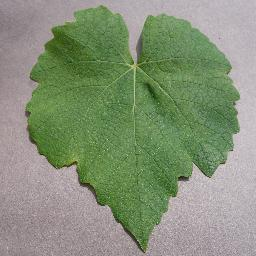
#> input picture Leaf Ditection/healthy4.JPG, 256 x 256 px
$ python Alternate.py
#> lines starting #> are read from the running program, lines starting #| are printed output that depends on the picture; after the words box and inside, x2 and y2 are one past the last pixel; in counts of white or black regions, pixels touching at a corner belong together
import cv2
import numpy as np
import matplotlib.pyplot as plt

# --- Load and resize image ---
img = cv2.imread("healthy4.JPG")
#> img is the input picture: shape (256, 256, 3); mean B, G, R 119.8, 145.6, 133.4
img = cv2.resize(img, (512, 512))
#> img: shape (512, 512, 3)
img_rgb = cv2.cvtColor(img, cv2.COLOR_BGR2RGB)

# --- Convert to HSV and apply Gaussian Blur ---
hsv = cv2.cvtColor(img, cv2.COLOR_BGR2HSV)
#> hsv: shape (512, 512, 3); mean H, S, V 99.4, 61.6, 150.4
hsv_blurred = cv2.GaussianBlur(hsv, (5, 5), 0)
#> hsv_blurred: shape (512, 512, 3); mean H, S, V 99.4, 61.6, 150.4

# --- Background removal using gray mask ---
lower_gray = np.array([0, 0, 50])
upper_gray = np.array([180, 60, 255])
background_mask = cv2.inRange(hsv_blurred, lower_gray, upper_gray)
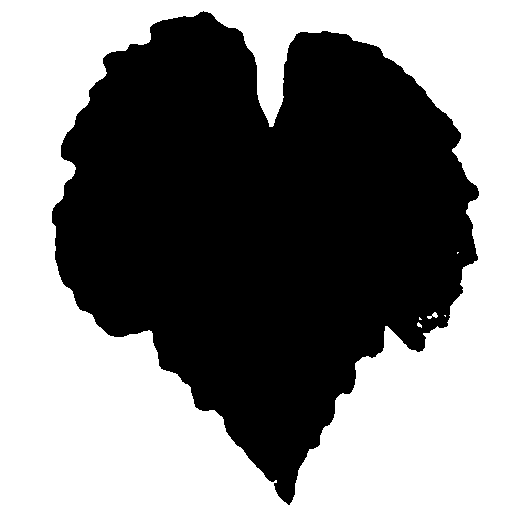
#> background_mask: shape (512, 512); 50.5% white; 1 black region, box (x1, y1, x2, y2) and area: (52, 11, 479, 505) 129734
leaf_mask = cv2.bitwise_not(background_mask)

# --- Morphological cleanup ---
kernel = np.ones((5, 5), np.uint8)
leaf_mask = cv2.morphologyEx(leaf_mask, cv2.MORPH_CLOSE, kernel)
#> leaf_mask: shape (512, 512); 49.5% white; 1 white region, box (x1, y1, x2, y2) and area: (52, 11, 479, 505) 129866
leaf_mask = cv2.morphologyEx(leaf_mask, cv2.MORPH_OPEN, kernel)
#> leaf_mask: shape (512, 512); 49.5% white; 1 white region, box (x1, y1, x2, y2) and area: (52, 12, 479, 503) 129848

# --- Dominant healthy color detection using Mode Hue ---
hue_channel = hsv_blurred[:, :, 0]
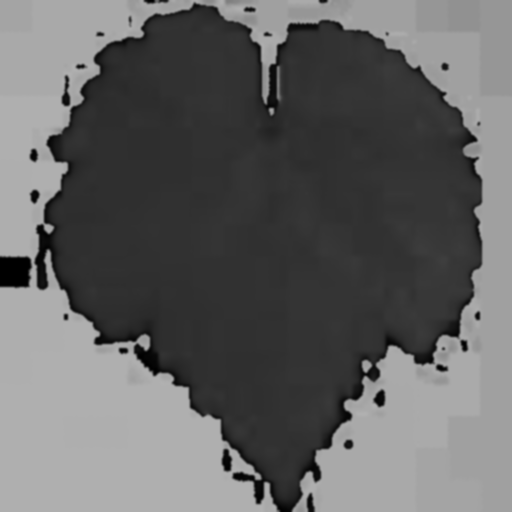
#> hue_channel: shape (512, 512); min 0, max 177, mean 99.4
masked_hue = hue_channel[leaf_mask == 255]
dominant_hue = int(np.bincount(masked_hue).argmax())
#> dominant_hue = 49

# Create dynamic healthy range around dominant hue
lower_dominant = np.array([max(dominant_hue - 10, 0), 40, 40])
#> lower_dominant = [39, 40, 40]
upper_dominant = np.array([min(dominant_hue + 10, 180), 255, 255])
#> upper_dominant = [59, 255, 255]

# --- Healthy mask based on dominant color ---
healthy_mask = cv2.inRange(hsv_blurred, lower_dominant, upper_dominant)
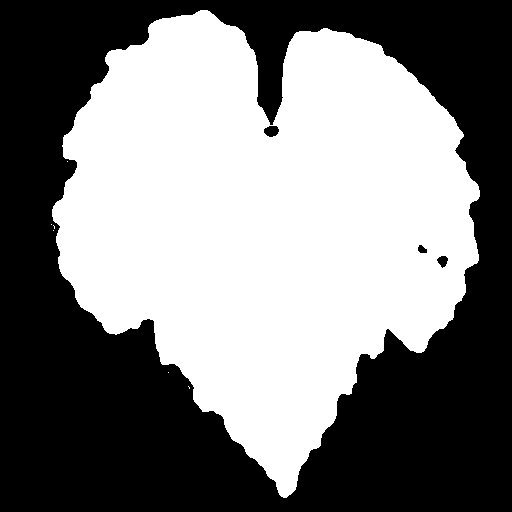
#> healthy_mask: shape (512, 512); 49.7% white; 7 white regions (6 under 20 px), largest, box (x1, y1, x2, y2) and area: (52, 10, 480, 498) 130339
healthy_mask = cv2.bitwise_and(healthy_mask, leaf_mask)
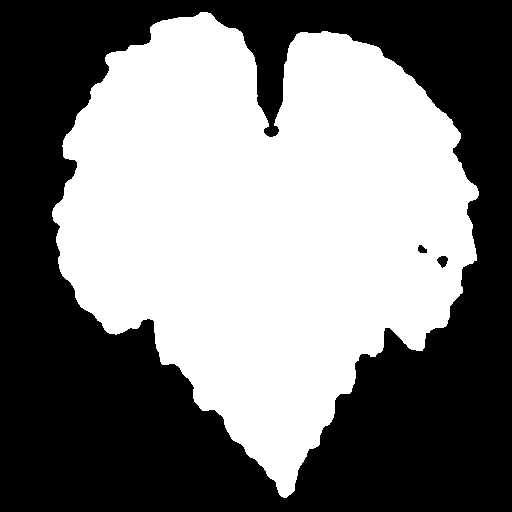
#> healthy_mask: shape (512, 512); 48.9% white; 1 white region, box (x1, y1, x2, y2) and area: (52, 12, 479, 498) 128230
healthy_mask = cv2.morphologyEx(healthy_mask, cv2.MORPH_CLOSE, kernel)
#> healthy_mask: shape (512, 512); 48.9% white; 1 white region, box (x1, y1, x2, y2) and area: (52, 12, 479, 498) 128279

# --- Subtract healthy from leaf to get disease mask ---
disease_mask = cv2.subtract(leaf_mask, healthy_mask)
#> disease_mask: shape (512, 512); 0.6% white; 23 white regions (12 under 20 px), largest, box (x1, y1, x2, y2) and area: (55, 238, 156, 348) 567, (157, 351, 193, 396) 248, (246, 454, 295, 503) 204
disease_mask = cv2.morphologyEx(disease_mask, cv2.MORPH_OPEN, kernel)
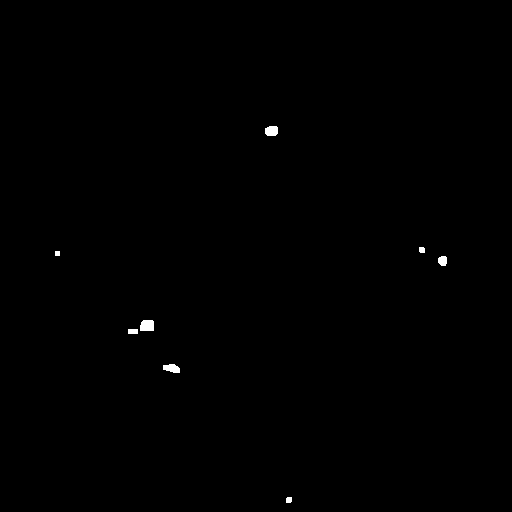
#> disease_mask: shape (512, 512); 0.23% white; 8 white regions

# --- Contour detection for diseased areas ---
contours, _ = cv2.findContours(disease_mask, cv2.RETR_EXTERNAL, cv2.CHAIN_APPROX_SIMPLE)
#> contours = 8 contours, 1 with area under 20; largest, box (x1, y1, x2, y2) and area: (140, 320, 154, 331) 123, (265, 126, 278, 136) 98, (163, 364, 180, 373) 94, (438, 256, 447, 266) 62, (128, 329, 138, 334) 36, (286, 497, 292, 503) 24, (419, 247, 425, 253) 24
contour_img = img_rgb.copy()
cv2.drawContours(contour_img, contours, -1, (255, 0, 0), 3)
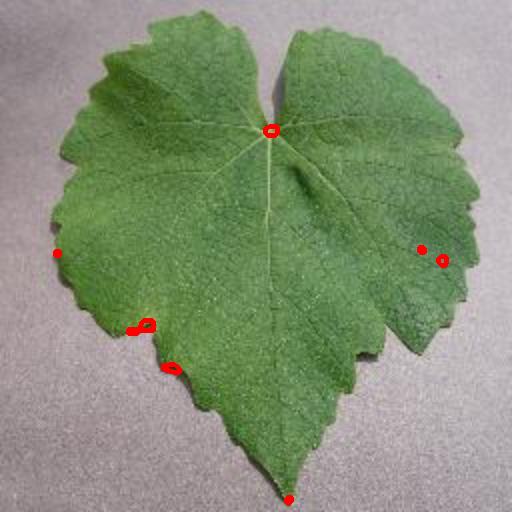
#> contour_img: shape (512, 512, 3); mean R, G, B 133.9, 145.1, 119.5

# --- Area calculations ---
leaf_area = cv2.countNonZero(leaf_mask)
#> leaf_area = 129848
disease_area = cv2.countNonZero(disease_mask)
#> disease_area = 597
healthy_area = cv2.countNonZero(healthy_mask)
#> healthy_area = 128279

disease_percentage = (disease_area / leaf_area) * 100 if leaf_area else 0
#> disease_percentage = 0.46
healthy_percentage = (healthy_area / leaf_area) * 100 if leaf_area else 0
#> healthy_percentage = 98.79

# --- Extracted visualizations ---
leaf_extracted = cv2.bitwise_and(img_rgb, img_rgb, mask=leaf_mask)
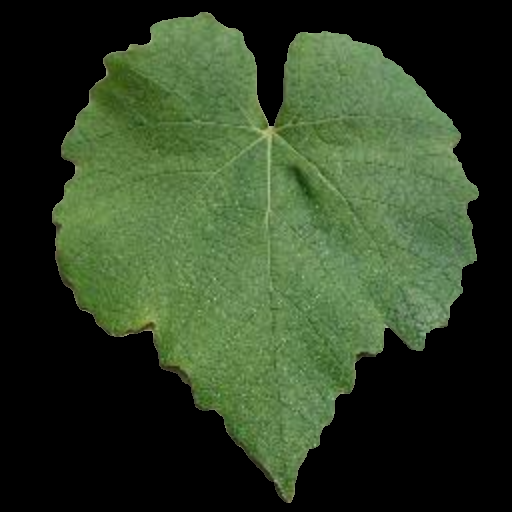
#> leaf_extracted: shape (512, 512, 3); mean R, G, B 47.6, 64.5, 37.8
disease_visual = cv2.bitwise_and(img_rgb, img_rgb, mask=disease_mask)

# --- Plotting without loops ---
plt.figure(figsize=(16, 10))

plt.subplot(3, 3, 1)
plt.title("Original")
plt.imshow(img_rgb)
plt.axis("off")

plt.subplot(3, 3, 2)
plt.title("Background Mask")
plt.imshow(background_mask, cmap='gray')
plt.axis("off")

plt.subplot(3, 3, 3)
plt.title("Leaf Mask")
plt.imshow(leaf_mask, cmap='gray')
plt.axis("off")

plt.subplot(3, 3, 4)
plt.title("Healthy Mask (Dominant Hue)")
plt.imshow(healthy_mask, cmap='gray')
plt.axis("off")

plt.subplot(3, 3, 5)
plt.title("Disease Mask")
plt.imshow(disease_mask, cmap='gray')
plt.axis("off")

plt.subplot(3, 3, 6)
plt.title("Extracted Leaf")
plt.imshow(leaf_extracted)
plt.axis("off")

plt.subplot(3, 3, 7)
plt.title("Disease Area")
plt.imshow(disease_visual)
plt.axis("off")

plt.subplot(3, 3, 8)
plt.title("Contour Overlay")
plt.imshow(contour_img)
plt.axis("off")

plt.subplot(3, 3, 9)
plt.axis("off")
text = f"Disease %: {disease_percentage:.2f}%\nHealthy %: {healthy_percentage:.2f}%"
plt.text(0.5, 0.5, text, fontsize=14, ha='center', va='center', transform=plt.gca().transAxes)

plt.tight_layout()
plt.show()

$ run again, with Leaf Ditection/healthy3.JPG copied over Leaf Ditection/healthy4.JPG
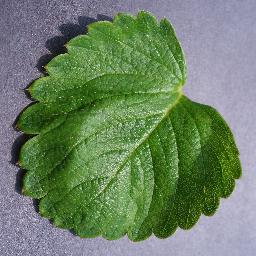
#> input picture Leaf Ditection/healthy3.JPG, 256 x 256 px
#> img is the input picture: shape (256, 256, 3); mean B, G, R 101.1, 129.9, 108.6
#> img: shape (512, 512, 3)
#> hsv: shape (512, 512, 3); mean H, S, V 79.7, 101.1, 139.1
#> hsv_blurred: shape (512, 512, 3); mean H, S, V 79.7, 101.1, 139.1
#> `background_mask = cv2.inRange(hsv_blurred, lower_gray, upper_gray)`:
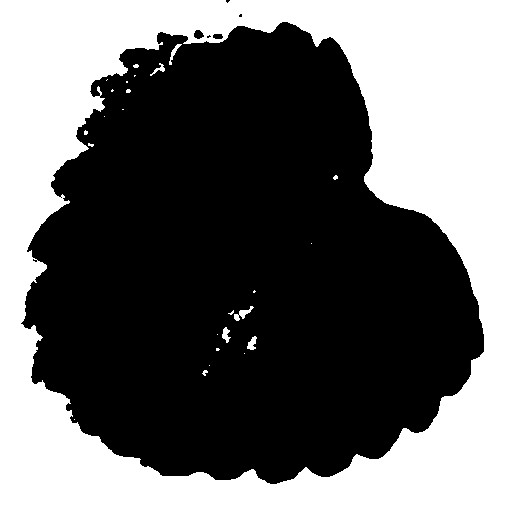
#> background_mask: shape (512, 512); 42.2% white; 26 white regions (19 under 20 px), largest, box (x1, y1, x2, y2) and area: (0, 0, 512, 512) 110036, (234, 306, 254, 321) 110, (247, 336, 257, 350) 84
#> dominant_hue = 48
#> lower_dominant = [38, 40, 40]
#> upper_dominant = [58, 255, 255]
#> contours = 12 contours, 1 with area under 20; largest, box (x1, y1, x2, y2) and area: (77, 33, 188, 147) 3148, (24, 268, 60, 332) 903, (32, 339, 52, 383) 522, (51, 170, 63, 196) 190, (28, 245, 40, 260) 104
#> contour_img: shape (512, 512, 3); mean R, G, B 112.1, 128.7, 100
#> leaf_area = 152250
#> disease_area = 5765
#> healthy_area = 146163
#> disease_percentage = 3.79
#> healthy_percentage = 96
#> `disease_visual = cv2.bitwise_and(img_rgb, img_rgb, mask=disease_mask)`:
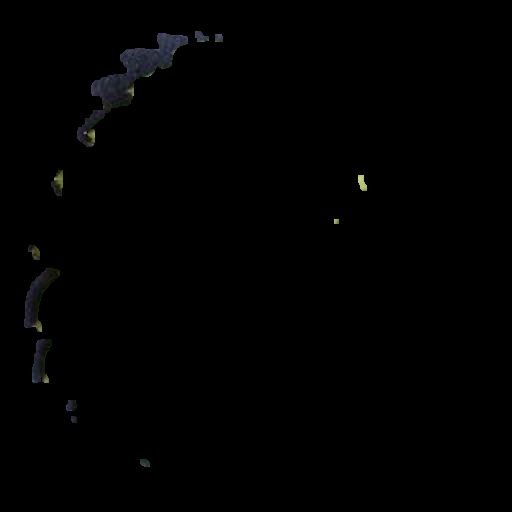
#> disease_visual: shape (512, 512, 3); mean R, G, B 1, 1, 1.1

$ run again, with Leaf Ditection/10.JPG copied over Leaf Ditection/healthy4.JPG
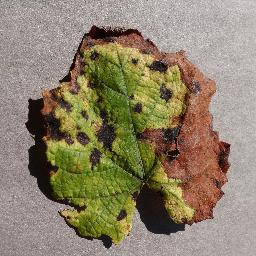
#> input picture Leaf Ditection/10.JPG, 256 x 256 px
#> img is the input picture: shape (256, 256, 3); mean B, G, R 106.3, 130, 141.5
#> img: shape (512, 512, 3)
#> hsv: shape (512, 512, 3); mean H, S, V 17.8, 79.7, 143.3
#> hsv_blurred: shape (512, 512, 3); mean H, S, V 17.8, 79.7, 143.3
#> `background_mask = cv2.inRange(hsv_blurred, lower_gray, upper_gray)`:
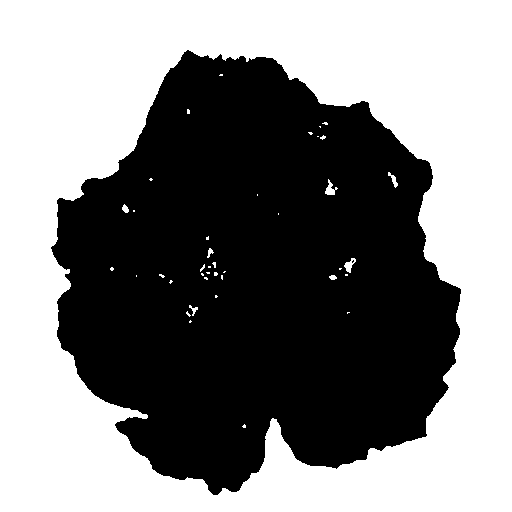
#> background_mask: shape (512, 512); 51.4% white; 2 black regions (1 under 20 px), largest, box (x1, y1, x2, y2) and area: (51, 50, 461, 495) 127313
#> dominant_hue = 35
#> lower_dominant = [25, 40, 40]
#> upper_dominant = [45, 255, 255]
#> contours = 18 contours, 1 with area under 20; largest, box (x1, y1, x2, y2) and area: (52, 51, 461, 468) 62308, (186, 238, 230, 304) 1394, (116, 417, 145, 449) 494, (194, 470, 230, 494) 392, (167, 158, 196, 178) 378
#> contour_img: shape (512, 512, 3); mean R, G, B 152, 122.7, 101.4
#> leaf_area = 127888
#> disease_area = 68044
#> healthy_area = 59460
#> disease_percentage = 53.21
#> healthy_percentage = 46.49
#> `disease_visual = cv2.bitwise_and(img_rgb, img_rgb, mask=disease_mask)`:
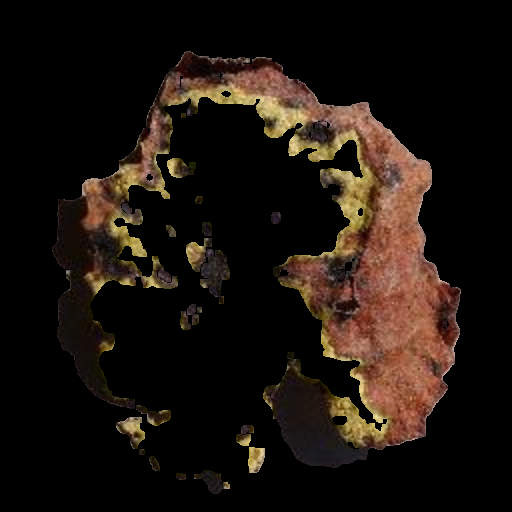
#> disease_visual: shape (512, 512, 3); mean R, G, B 28.5, 20, 14.1

$ run again, with Leaf Ditection/2.JPG copied over Leaf Ditection/healthy4.JPG
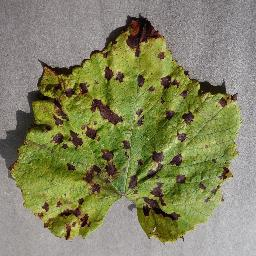
#> input picture Leaf Ditection/2.JPG, 256 x 256 px
#> img is the input picture: shape (256, 256, 3); mean B, G, R 96.9, 132.5, 131.6
#> img: shape (512, 512, 3)
#> hsv: shape (512, 512, 3); mean H, S, V 48.6, 85.2, 136.6
#> hsv_blurred: shape (512, 512, 3); mean H, S, V 48.6, 85.2, 136.6
#> background_mask: shape (512, 512); 46.5% white; 14 white regions (13 under 20 px), largest, box (x1, y1, x2, y2) and area: (0, 0, 512, 512) 121715
#> dominant_hue = 35
#> lower_dominant = [25, 40, 40]
#> upper_dominant = [45, 255, 255]
#> contours = 57 contours, 2 with area under 20; largest, box (x1, y1, x2, y2) and area: (214, 34, 331, 112) 3910, (121, 415, 180, 480) 1560, (61, 158, 148, 210) 1260, (286, 397, 350, 440) 1084, (167, 332, 202, 388) 1056
#> contour_img: shape (512, 512, 3); mean R, G, B 144.7, 126.5, 93.3
#> leaf_area = 140470
#> disease_area = 22343
#> healthy_area = 117370
#> disease_percentage = 15.91
#> healthy_percentage = 83.56
#> `disease_visual = cv2.bitwise_and(img_rgb, img_rgb, mask=disease_mask)`:
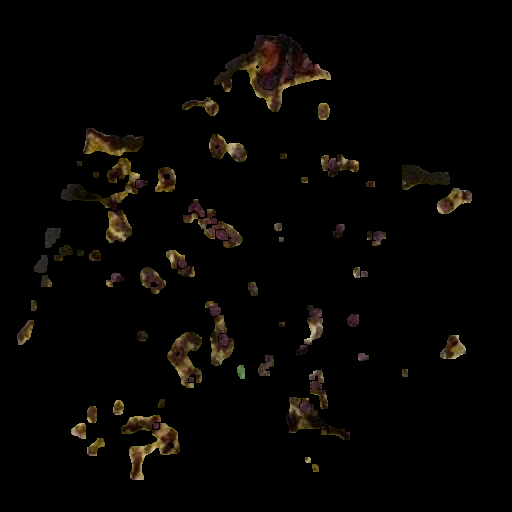
#> disease_visual: shape (512, 512, 3); mean R, G, B 6.4, 4.9, 3
